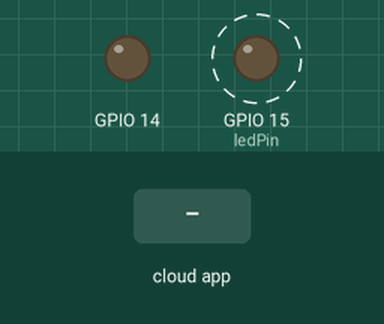
This sketch was run on a simulated ESP8266 (NodeMCU). On the bench: output pins drawn as LEDs (lit = HIGH). Dashed ring = blinking. Inputs (shaded band) come from the test bench. WiFi joins after 1.5 s; servers stay silent unless stated; what the sketch prints to the serial monitor is not drawn.

Above: at 2.7 s.
2.8 s: the phone or cloud app sets 5f1b5fffe4c7460fd5b39b5f to 1
At 4.1 s:
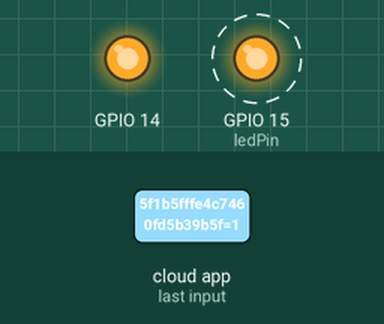
5.8 s: the phone or cloud app sets 5f1b5fffe4c7460fd5b39b5f to 0
At 8.3 s:
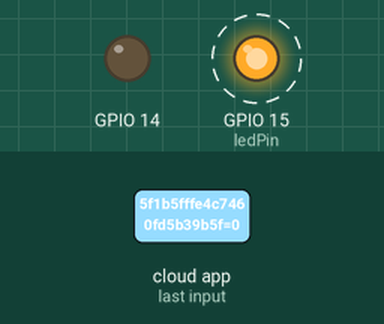
Timing chart, 0 to 13.3 s (numbered marks = the images above; inputs shaded):
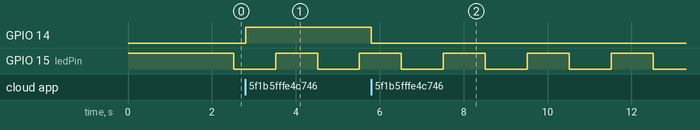

Measured:
- after the input at 2.8 s, GPIO 14: LOW → HIGH at once
- after the input at 5.8 s, GPIO 14: HIGH → LOW at once
- by itself, GPIO 15 (ledPin): alternates HIGH for 1.0 s and LOW for 1.0 s

The sketch:

LightSinricPro.ino
```cpp
/*
 * If you encounter any issues:
 * - check the readme.md at https://github.com/sinricpro/esp8266-esp32-sdk/blob/master/README.md
 * - ensure all dependent libraries are installed
 *   - see https://github.com/sinricpro/esp8266-esp32-sdk/blob/master/README.md#arduinoide
 *   - see https://github.com/sinricpro/esp8266-esp32-sdk/blob/master/README.md#dependencies
 * - open serial monitor and check whats happening
 * - check full user documentation at https://sinricpro.github.io/esp8266-esp32-sdk
 * - visit https://github.com/sinricpro/esp8266-esp32-sdk/issues and check for existing issues or open a new one
 */


// Uncomment the following line to enable serial debug output
//#define ENABLE_DEBUG

#ifdef ENABLE_DEBUG
       #define DEBUG_ESP_PORT Serial
       #define NODEBUG_WEBSOCKETS
       #define NDEBUG
#endif

#include <Arduino.h>
#ifdef ESP8266
       #include <ESP8266WiFi.h>
#endif
#ifdef ESP32
       #include <WiFi.h>
#endif

// constants won't change. Used here to set a pin number:
const int ledPin =  15;// the number of the LED pin

// Variables will change:
int ledState = LOW;             // ledState used to set the LED

// Generally, you should use "unsigned long" for variables that hold time
// The value will quickly become too large for an int to store
unsigned long previousMillis = 0;        // will store last time LED was updated

// constants won't change:
const long interval = 1000;           // interval at which to blink (milliseconds)


#include "SinricPro.h"
#include "SinricProLight.h"

#define WIFI_SSID         "Familia Rondon"
#define WIFI_PASS         "emilia1964"
#define APP_KEY           "8f931a1b-6e73-4dd5-ba12-2438519e1874"      // Should look like "de0bxxxx-1x3x-4x3x-ax2x-5dabxxxxxxxx"
#define APP_SECRET        "fef85bc4-06a0-49d7-ae52-2f0393b72f2d-f9bb8ca5-9b75-4c1a-93c2-f59bd385d37c"   // Should look like "5f36xxxx-x3x7-4x3x-xexe-e86724a9xxxx-4c4axxxx-3x3x-x5xe-x9x3-333d65xxxxxx"
#define LIGHT_ID          "5f1b5fffe4c7460fd5b39b5f"    // Should look like "5dc1564130xxxxxxxxxxxxxx"
#define BAUD_RATE         115200                // Change baudrate to your need

// define array of supported color temperatures
int colorTemperatureArray[] = {2200, 2700, 4000, 5500, 7000};
int max_color_temperatures = sizeof(colorTemperatureArray) / sizeof(colorTemperatureArray[0]); // calculates how many elements are stored in colorTemperature array

// a map used to convert a given color temperature into color temperature index (used for colorTemperatureArray)
std::map<int, int> colorTemperatureIndex;

// initializes the map above with color temperatures and index values
// so that the map can be used to do a reverse search like
// int index = colorTemperateIndex[4000]; <- will result in index == 2
void setupColorTemperatureIndex() {
  Serial.printf("Setup color temperature lookup table\r\n");
  for (int i=0;i < max_color_temperatures; i++) {
    colorTemperatureIndex[colorTemperatureArray[i]] = i;
    Serial.printf("colorTemperatureIndex[%i] = %i\r\n", colorTemperatureArray[i], colorTemperatureIndex[colorTemperatureArray[i]]);
  }
}

// we use a struct to store all states and values for our light
struct {
  bool powerState = false;
  int brightness = 0;
  struct {
    byte r = 0;
    byte g = 0;
    byte b = 0;
  } color;
  int colorTemperature = colorTemperatureArray[0]; // set colorTemperature to first element in colorTemperatureArray array
} device_state;

bool onPowerState(const String &deviceId, bool &state) {
  Serial.printf("Device %s power turned %s \r\n", deviceId.c_str(), state?"on":"off");
  device_state.powerState = state;
      digitalWrite(14,state);

  return true; // request handled properly
}

bool onBrightness(const String &deviceId, int &brightness) {
  device_state.brightness = brightness;
  Serial.printf("Device %s brightness level changed to %d\r\n", deviceId.c_str(), brightness);
  return true;
}

bool onAdjustBrightness(const String &deviceId, int brightnessDelta) {
  device_state.brightness += brightnessDelta;
  Serial.printf("Device %s brightness level changed about %i to %d\r\n", deviceId.c_str(), brightnessDelta, device_state.brightness);
  brightnessDelta = device_state.brightness;
  return true;
}

bool onColor(const String &deviceId, byte &r, byte &g, byte &b) {
  device_state.color.r = r;
  device_state.color.g = g;
  device_state.color.b = b;
  Serial.printf("Device %s color changed to %d, %d, %d (RGB)\r\n", deviceId.c_str(), device_state.color.r, device_state.color.g, device_state.color.b);
  return true;
}

bool onColorTemperature(const String &deviceId, int &colorTemperature) {
  device_state.colorTemperature = colorTemperature;
  Serial.printf("Device %s color temperature changed to %d\r\n", deviceId.c_str(), device_state.colorTemperature);
  return true;
}

bool onIncreaseColorTemperature(const String &deviceId, int &colorTemperature) {
  int index = colorTemperatureIndex[device_state.colorTemperature];              // get index of stored colorTemperature
  index++;                                                                // do the increase
  if (index < 0) index = 0;                                               // make sure that index stays within array boundaries
  if (index > max_color_temperatures-1) index = max_color_temperatures-1; // make sure that index stays within array boundaries
  device_state.colorTemperature = colorTemperatureArray[index];                  // get the color temperature value
  Serial.printf("Device %s increased color temperature to %d\r\n", deviceId.c_str(), device_state.colorTemperature);
  colorTemperature = device_state.colorTemperature;                              // return current color temperature value
  return true;
}

bool onDecreaseColorTemperature(const String &deviceId, int &colorTemperature) {
  int index = colorTemperatureIndex[device_state.colorTemperature];              // get index of stored colorTemperature
  index--;                                                                // do the decrease
  if (index < 0) index = 0;                                               // make sure that index stays within array boundaries
  if (index > max_color_temperatures-1) index = max_color_temperatures-1; // make sure that index stays within array boundaries
  device_state.colorTemperature = colorTemperatureArray[index];                  // get the color temperature value
  Serial.printf("Device %s decreased color temperature to %d\r\n", deviceId.c_str(), device_state.colorTemperature);
  colorTemperature = device_state.colorTemperature;                              // return current color temperature value
  return true;
}

void setupWiFi() {
  Serial.printf("\r\n[Wifi]: Connecting");
  WiFi.begin(WIFI_SSID, WIFI_PASS);

  while (WiFi.status() != WL_CONNECTED) {
    Serial.printf(".");
    delay(250);
  }
  IPAddress localIP = WiFi.localIP();
  Serial.printf("connected!\r\n[WiFi]: IP-Address is %d.%d.%d.%d\r\n", localIP[0], localIP[1], localIP[2], localIP[3]);
}

void setupSinricPro() {
  // get a new Light device from SinricPro
  SinricProLight &myLight = SinricPro[LIGHT_ID];

  // set callback function to device
  myLight.onPowerState(onPowerState);
  myLight.onBrightness(onBrightness);
  myLight.onAdjustBrightness(onAdjustBrightness);
  myLight.onColor(onColor);
  myLight.onColorTemperature(onColorTemperature);
  myLight.onIncreaseColorTemperature(onIncreaseColorTemperature);
  myLight.onDecreaseColorTemperature(onDecreaseColorTemperature);

  // setup SinricPro
  SinricPro.onConnected([](){ Serial.printf("Connected to SinricPro\r\n"); });
  SinricPro.onDisconnected([](){ Serial.printf("Disconnected from SinricPro\r\n"); });
  SinricPro.begin(APP_KEY, APP_SECRET);
}

// main setup function
void setup() {
    pinMode(ledPin, OUTPUT);
    digitalWrite(ledPin, HIGH);
    pinMode(14, OUTPUT);
    digitalWrite(14,LOW);
  Serial.begin(BAUD_RATE); Serial.printf("\r\n\r\n");
  setupColorTemperatureIndex(); // setup our helper map
  setupWiFi();
  setupSinricPro();
  // set the digital pin as output:


}

void loop() {
  SinricPro.handle();
  // here is where you'd put code that needs to be running all the time.

  // check to see if it's time to blink the LED; that is, if the difference
  // between the current time and last time you blinked the LED is bigger than
  // the interval at which you want to blink the LED.
  unsigned long currentMillis = millis();

  if (currentMillis - previousMillis >= interval) {
    // save the last time you blinked the LED
    previousMillis = currentMillis;

    // if the LED is off turn it on and vice-versa:
    if (ledState == LOW) {
      ledState = HIGH;
    } else {
      ledState = LOW;
    }

    // set the LED with the ledState of the variable:
    digitalWrite(ledPin, ledState);
  }
}
```
